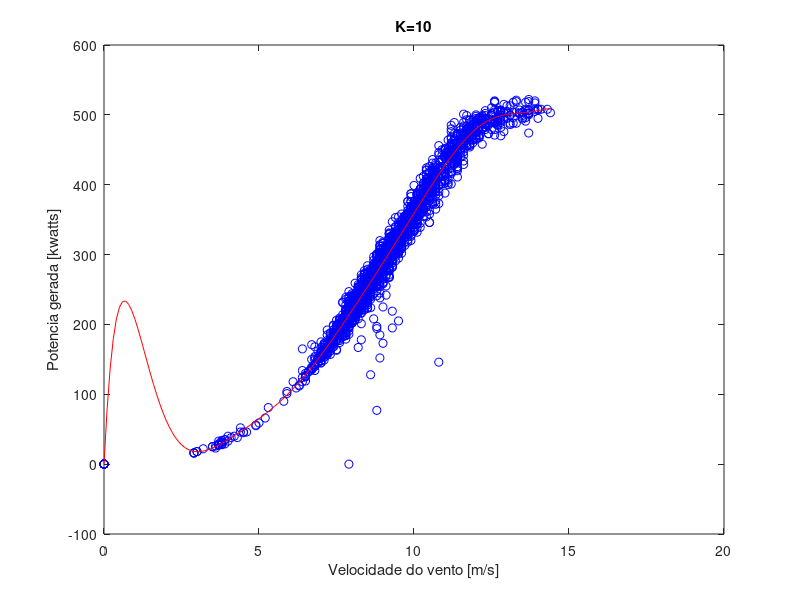

MATLAB code to generate this figure:
load aerogerador.dat
v=aerogerador(:,1);
P=aerogerador(:,2);

k=10;

figure; plot(v, P, 'bo');
title(sprintf("K=%d", k));
xlabel('Velocidade do vento [m/s]');
ylabel('Potencia gerada [kwatts]');

disp("Waiting...");
pause(2);



B = polyfit(v, P, k);
y = P;
ypred=polyval(B,v);
norma_vetor = norm(ypred)
erro=y-ypred;
SEQ = sum(erro.^2);

ymed=mean(y);
Syy=sum((y-ymed).^2);

R2 = 1 - (SEQ/Syy);
disp("R2 is: "); disp(R2);

SEQdiv = SEQ/(length(v) - (k+1));
Syydiv = Syy/(length(v) - 1);
R2adj = 1 - (SEQdiv/Syydiv);
disp("R2adj is: "); disp(R2adj);

AIC = (length(v)*log(SEQ))+2*k;
disp("AIC is: "); disp(AIC);

vv=min(v):0.1:max(v);
vv=vv';

ypred2=polyval(B,vv);

hold on; plot(vv, ypred2, 'r-'); hold off;




